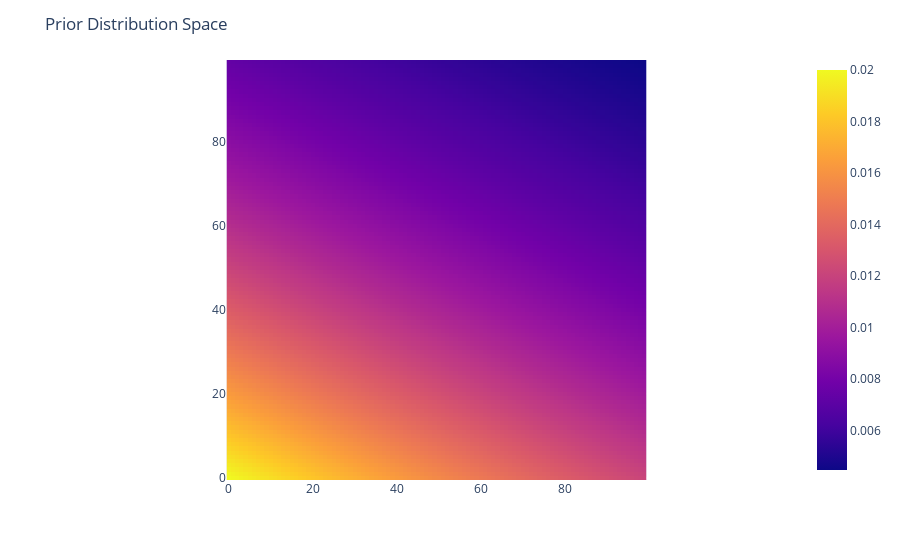

The notebook cell saved with this chart:
### Code cell
fig = px.imshow(M, origin='lower')
fig.update_layout(title='Prior Distribution Space')
fig.show()

### Figure 1 — Plotly figure (JSON) as saved in the notebook; plotly's stock layout.template omitted (floating-point values rounded to 4 significant figures; data arrays with more than 128 entries replaced by an {"elided": "..."} marker saying what was removed)
{"data": [{"coloraxis": "coloraxis", "hovertemplate": "x: %{x}<br>y: %{y}<br>color: %{z}<extra></extra>", "name": "0", "type": "heatmap", "xaxis": "x", "yaxis": "y", "z": {"elided": "100x100 float values"}}], "layout": {"coloraxis": {"colorscale": [[0, "#0d0887"], [0.1111, "#46039f"], [0.2222, "#7201a8"], [0.3333, "#9c179e"], [0.4444, "#bd3786"], [0.5556, "#d8576b"], [0.6667, "#ed7953"], [0.7778, "#fb9f3a"], [0.8889, "#fdca26"], [1, "#f0f921"]]}, "margin": {"t": 60}, "title": {"text": "Prior Distribution Space"}, "xaxis": {"anchor": "y", "constrain": "domain", "domain": [0, 1], "scaleanchor": "y"}, "yaxis": {"anchor": "x", "autorange": true, "constrain": "domain", "domain": [0, 1]}}}
